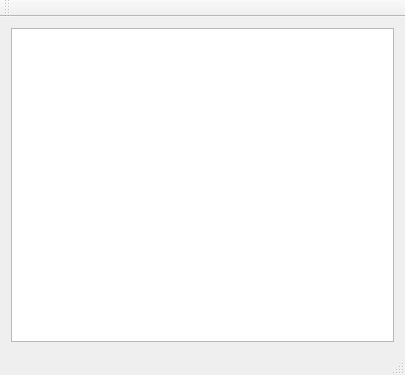
<?xml version="1.0" encoding="UTF-8"?>
<ui version="4.0">
 <class>TestsClass</class>
 <widget class="QMainWindow" name="TestsClass">
  <property name="geometry">
   <rect>
    <x>0</x>
    <y>0</y>
    <width>405</width>
    <height>375</height>
   </rect>
  </property>
  <property name="windowTitle">
   <string>Tests</string>
  </property>
  <widget class="QWidget" name="centralWidget">
   <layout class="QVBoxLayout" name="verticalLayout">
    <item>
     <widget class="QTableWidget" name="tableWidget"/>
    </item>
   </layout>
  </widget>
  <widget class="QMenuBar" name="menuBar">
   <property name="geometry">
    <rect>
     <x>0</x>
     <y>0</y>
     <width>405</width>
     <height>21</height>
    </rect>
   </property>
  </widget>
  <widget class="QToolBar" name="mainToolBar">
   <attribute name="toolBarArea">
    <enum>TopToolBarArea</enum>
   </attribute>
   <attribute name="toolBarBreak">
    <bool>false</bool>
   </attribute>
  </widget>
  <widget class="QStatusBar" name="statusBar"/>
 </widget>
 <layoutdefault spacing="6" margin="11"/>
 <resources/>
 <connections/>
</ui>
